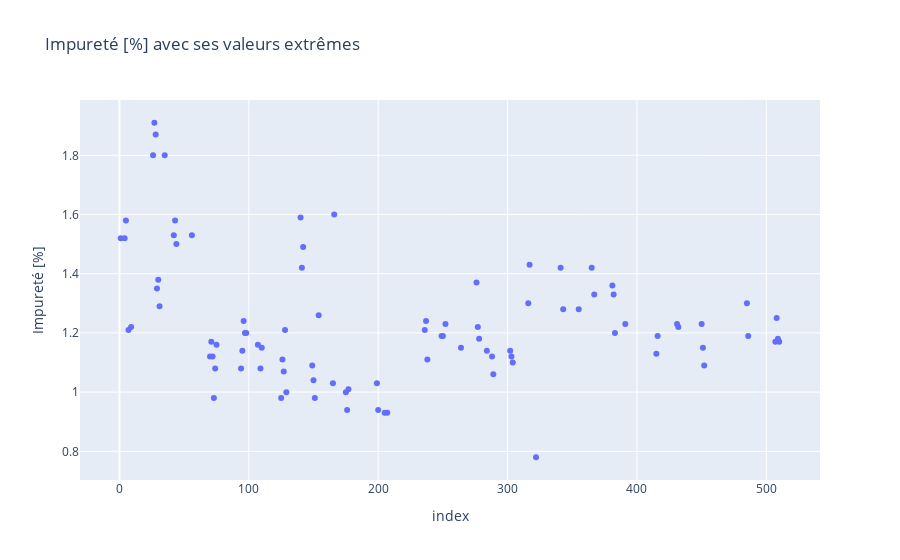
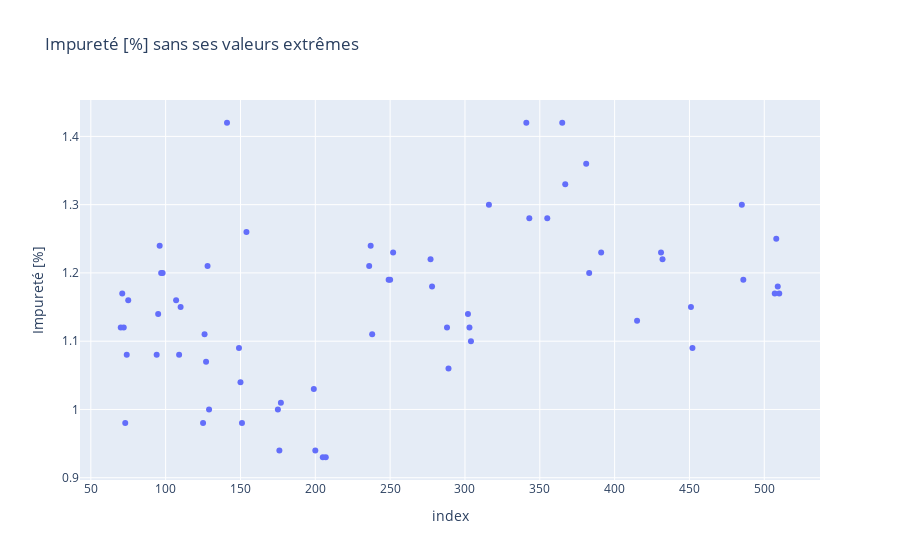

Source (notebook cell) for these figures, in order:
### Code cell
y_column = 'Impureté [%]'
plot_and_save(df_conforme, y_column,save = True)

### Figure 1 — Plotly figure (JSON) as saved in the notebook; plotly's stock layout.template omitted (floating-point values rounded to 4 significant figures)
{"data": [{"hovertemplate": "index=%{x}<br>Impureté [%]=%{y}<extra></extra>", "legendgroup": "", "marker": {"color": "#636efa", "symbol": "circle"}, "mode": "markers", "name": "", "orientation": "v", "showlegend": false, "type": "scatter", "x": [207, 177, 416, 125, 205, 252, 166, 200, 289, 98, 322, 129, 284, 127, 176, 415, 109, 165, 126, 304, 303, 150, 199, 431, 175, 95, 288, 302, 110, 151, 277, 107, 264, 128, 97, 96, 249, 238, 391, 278, 250, 237, 432, 383, 367, 94, 73, 382, 317, 276, 74, 343, 355, 365, 9, 316, 75, 154, 236, 70, 381, 72, 452, 141, 71, 149, 140, 341, 30, 486, 485, 451, 510, 509, 1, 5, 7, 508, 507, 450, 42, 44, 31, 142, 29, 43, 56, 4, 26, 27, 35, 28], "xaxis": "x", "y": [0.93, 1.01, 1.19, 0.98, 0.93, 1.23, 1.6, 0.94, 1.06, 1.2, 0.78, 1, 1.14, 1.07, 0.94, 1.13, 1.08, 1.03, 1.11, 1.1, 1.12, 1.04, 1.03, 1.23, 1, 1.14, 1.12, 1.14, 1.15, 0.98, 1.22, 1.16, 1.15, 1.21, 1.2, 1.24, 1.19, 1.11, 1.23, 1.18, 1.19, 1.24, 1.22, 1.2, 1.33, 1.08, 0.98, 1.33, 1.43, 1.37, 1.08, 1.28, 1.28, 1.42, 1.22, 1.3, 1.16, 1.26, 1.21, 1.12, 1.36, 1.12, 1.09, 1.42, 1.17, 1.09, 1.59, 1.42, 1.38, 1.19, 1.3, 1.15, 1.17, 1.18, 1.52, 1.58, 1.21, 1.25, 1.17, 1.23, 1.53, 1.5, 1.29, 1.49, 1.35, 1.58, 1.53, 1.52, 1.8, 1.91, 1.8, 1.87], "yaxis": "y"}], "layout": {"legend": {"tracegroupgap": 0}, "title": {"text": "Impureté [%] avec ses valeurs extrêmes"}, "xaxis": {"anchor": "y", "domain": [0, 1], "title": {"text": "index"}}, "yaxis": {"anchor": "x", "domain": [0, 1], "title": {"text": "Impureté [%]"}}}}

### Figure 2 — Plotly figure (JSON) as saved in the notebook; plotly's stock layout.template omitted (floating-point values rounded to 4 significant figures)
{"data": [{"hovertemplate": "index=%{x}<br>Impureté [%]=%{y}<extra></extra>", "legendgroup": "", "marker": {"color": "#636efa", "symbol": "circle"}, "mode": "markers", "name": "", "orientation": "v", "showlegend": false, "type": "scatter", "x": [207, 177, 125, 205, 252, 200, 289, 98, 129, 127, 176, 415, 109, 126, 304, 303, 150, 199, 431, 175, 95, 288, 302, 110, 151, 277, 107, 128, 97, 96, 249, 238, 391, 278, 250, 237, 432, 383, 367, 94, 73, 74, 343, 355, 365, 316, 75, 154, 236, 70, 381, 72, 452, 141, 71, 149, 341, 486, 485, 451, 510, 509, 508, 507], "xaxis": "x", "y": [0.93, 1.01, 0.98, 0.93, 1.23, 0.94, 1.06, 1.2, 1, 1.07, 0.94, 1.13, 1.08, 1.11, 1.1, 1.12, 1.04, 1.03, 1.23, 1, 1.14, 1.12, 1.14, 1.15, 0.98, 1.22, 1.16, 1.21, 1.2, 1.24, 1.19, 1.11, 1.23, 1.18, 1.19, 1.24, 1.22, 1.2, 1.33, 1.08, 0.98, 1.08, 1.28, 1.28, 1.42, 1.3, 1.16, 1.26, 1.21, 1.12, 1.36, 1.12, 1.09, 1.42, 1.17, 1.09, 1.42, 1.19, 1.3, 1.15, 1.17, 1.18, 1.25, 1.17], "yaxis": "y"}], "layout": {"legend": {"tracegroupgap": 0}, "title": {"text": "Impureté [%] sans ses valeurs extrêmes"}, "xaxis": {"anchor": "y", "domain": [0, 1], "title": {"text": "index"}}, "yaxis": {"anchor": "x", "domain": [0, 1], "title": {"text": "Impureté [%]"}}}}
